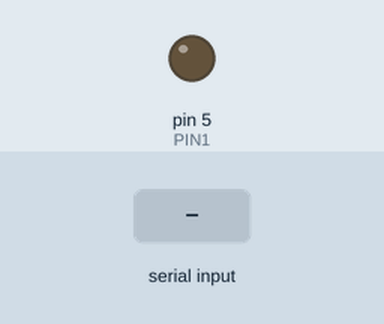
This sketch was run on a simulated Arduino Uno, built with avr-gcc and run on an emulated ATmega328P. Shown: output pins drawn as LEDs (lit = HIGH). The test bench sets the inputs (shaded band).

Above: at 1.2 s.
1.3 s: "90,45\n" received over Serial
At 2.4 s:
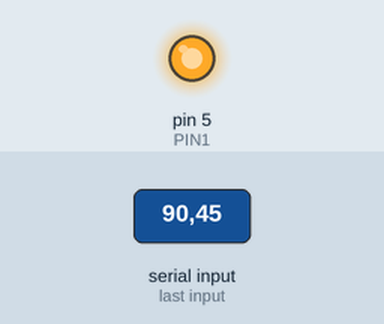
2.8 s: "5\n" received over Serial
At 3.4 s:
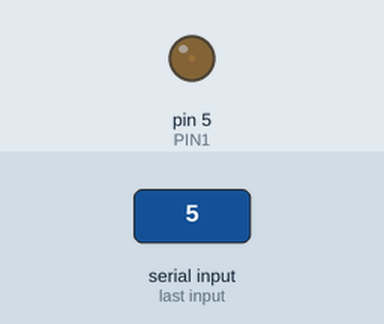
4.3 s: "90\n" received over Serial
At 4.6 s:
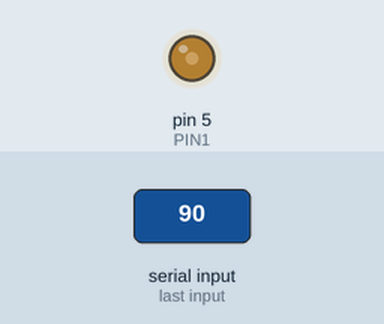
5.8 s: "30,150\n" received over Serial
At 7.1 s:
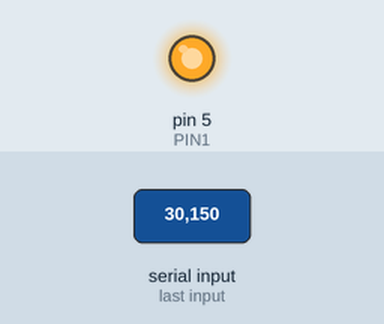
Timing chart, 0 to 8.3 s (numbered marks = the images above; inputs shaded):
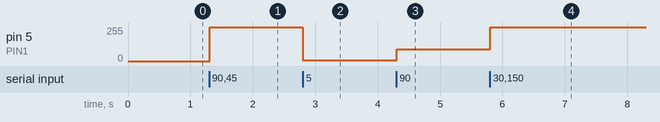

The sketch:

TestGauge.ino
```cpp
String inString = "";

#define PIN1 5

void setup() {
  pinMode(PIN1, OUTPUT);
  // put your setup code here, to run once:
  Serial.begin(9600);
  while (!Serial) {
    ; // wait for serial port to connect. Needed for native USB port only
  }

}

void loop() {
  while (Serial.available() > 0) {
    int inChar = Serial.read();
    if (isDigit(inChar)) {
      // convert the incoming byte to a char and add it to the string:
      inString += (char)inChar;
    }
    // if you get a newline, print the string, then the string's value:
    if (inChar == '\n') {
      int val = inString.toInt();

      //Serial.println(inString.toInt());
      analogWrite(PIN1, constrain(val, 0, 254));
      // clear the string for new input:
      inString = "";
    }
  }
}
```

Measured:
- after the input at 1.3 s, pin 5 (PIN1): 0/255 → 254/255 at once
- after the input at 2.8 s, pin 5 (PIN1): 254/255 → 5/255 at once
- after the input at 4.3 s, pin 5 (PIN1): 5/255 → 90/255 at once
- after the input at 5.8 s, pin 5 (PIN1): 90/255 → 254/255 at once
